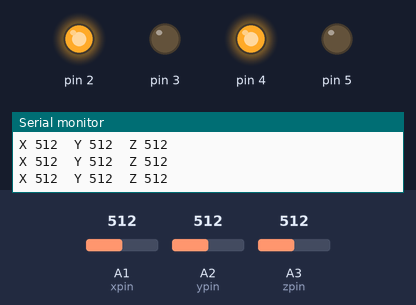
Simulated run of this sketch. Board: Arduino Uno, built with avr-gcc and run on an emulated ATmega328P. On the bench: output pins drawn as LEDs (lit = HIGH), the last lines printed to the serial monitor. Inputs (shaded band) come from the test bench; at power-on: A1 (xpin) = 512, A2 (ypin) = 512, A3 (zpin) = 512.

Above: at 1.3 s.
1.4 s: A1 (xpin) set to 359
4.0 s: A1 (xpin) set to 350
At 4.8 s:
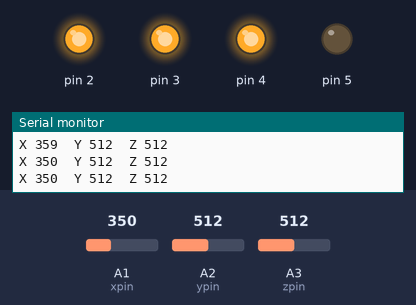
5.5 s: A2 (ypin) set to 365
7.0 s: A2 (ypin) set to 350
At 8.2 s:
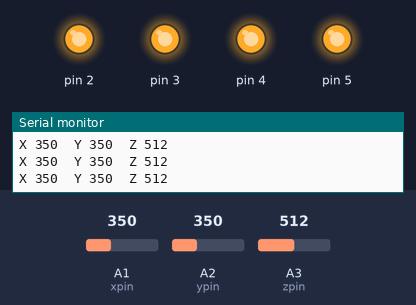
8.5 s: A1 (xpin) set to 330
At 9.7 s:
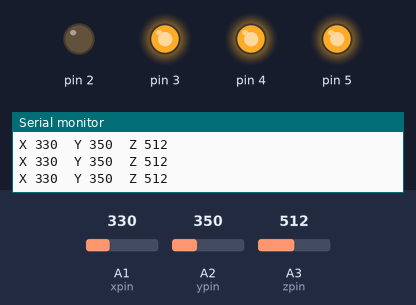
11.5 s: A2 (ypin) set to 330
At 12.1 s:
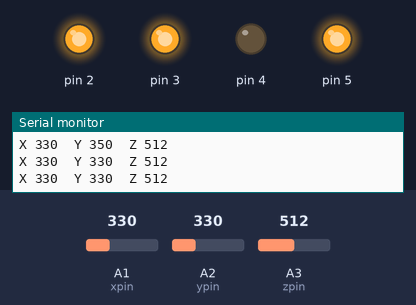
Timing chart, 0 to 15.5 s (numbered marks = the images above; inputs shaded):
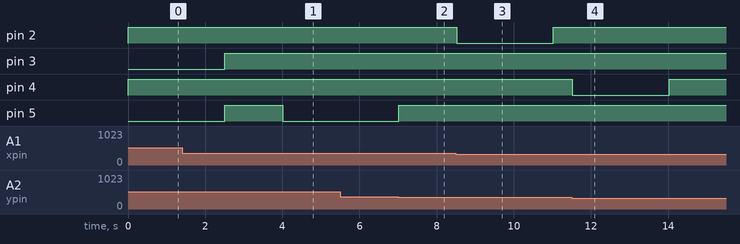

Measured:
- the behaviour switches between 351 and 350 on A1 (xpin) (found by bisection; images 0 and 1)
- the behaviour switches between 351 and 350 on A2 (ypin) (found by bisection; images 1 and 2)
- after the input at 4.0 s, pin 5: HIGH → LOW at once
- after the input at 7.0 s, pin 5: LOW → HIGH at once
- after the input at 8.5 s, pin 2: HIGH → LOW at once, → HIGH 2.5 s later
- after the input at 11.5 s, pin 4: HIGH → LOW at once, → HIGH 2.5 s later

The sketch:

sketch_jan05a.ino
```cpp
int xpin = A1;                  //感測器 X_OUT 連接 Arduino pin A1
int ypin = A2;                  //感測器 Y_OUT 連接 Arduino pin A2
int zpin = A3;                  //感測器 Z_OUT 連接 Arduino pin A3
int t = 0;
int o = 0;                      //上
int oo = 0;                     //下
int ooo = 0;                    //左
int oooo = 0;                   //右

void setup()
{
 pinMode(2,OUTPUT);
 Serial.begin(9600);
 pinMode(3,OUTPUT);
 pinMode(4,OUTPUT);
 pinMode(5,OUTPUT);
}

void loop()
{
 int x = analogRead(xpin);  //讀 X 軸電壓值，存入整數 x  340.350  右大
 int y = analogRead(ypin);  //讀 Y 軸電壓值，存入整數 y  340.350  順大
 int z = analogRead(zpin);  //讀 Z 軸電壓值，存入整數 z

if(x<=350 && x>=340) //X
{
  digitalWrite(2, HIGH);
  digitalWrite(3, HIGH);
  o=0;
  oo=0;
  ooo=0;
  oooo=0;
}
if(x>350)                    //右
{
  ooo=0;
  if(oooo<4)
  {
    digitalWrite(2, HIGH);
    digitalWrite(3, LOW);
  }
    if(oooo>4)
  {
    digitalWrite(2, HIGH);
    digitalWrite(3, HIGH);
  }
  oooo++;
}
if(x<340)                   //左
{
  oooo=0;
  if(ooo<4)
  {
    digitalWrite(2, LOW);
    digitalWrite(3, HIGH);
  }
    if(ooo>4)
  {
    digitalWrite(2, HIGH);
    digitalWrite(3, HIGH);
  }
  ooo++;
}                         //X
if(y<=350 && x>=340)      //Y
{
  digitalWrite(4, HIGH);
  digitalWrite(5, HIGH);
  o=0;
  oo=0;
  ooo=0;
  oooo=0;
}
if(y>350)                 //前
{
  oo=0;
  if(o<4)
  {
    digitalWrite(4, HIGH);
    digitalWrite(5, LOW);
  }
    if(o>4)
  {
    digitalWrite(4, HIGH);
    digitalWrite(5, HIGH);
  }
  o++;
}
if(y<340)                //後
{
  o=0;
  if(oo<4)
  {
    digitalWrite(4, LOW);
    digitalWrite(5, HIGH);
  }
    if(oo>4)
  {
    digitalWrite(4, HIGH);
    digitalWrite(5, HIGH);
  }
  oo++;
}                     //Y


Serial.print("X ");
Serial.print(x);            //在序列埠螢幕中印出X Y Z的讀值
Serial.print("\t");
Serial.print("Y ");
Serial.print(y);
Serial.print("\t");
Serial.print("Z ");
Serial.print(z);
Serial.print("\n");
delay(500);
}
```
